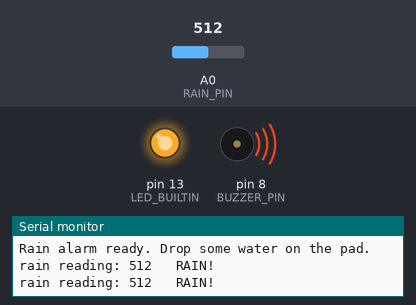
Simulated run of this sketch. Board: Arduino Uno, built with avr-gcc and run on an emulated ATmega328P. Shown: output pins drawn as LEDs (lit = HIGH), buzzer (waves = sounding), the last lines printed to the serial monitor. Inputs (shaded band) come from the test bench; at power-on: A0 (RAIN_PIN) = 512.

Above: at 2.1 s.
2.2 s: A0 (RAIN_PIN) set to 687
5.7 s: A0 (RAIN_PIN) set to 711
At 7.7 s:
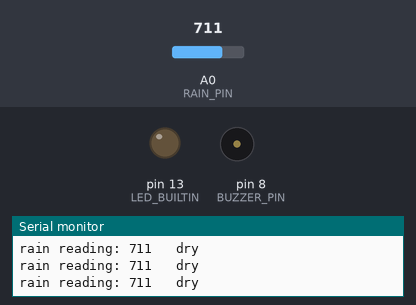
8.2 s: A0 (RAIN_PIN) set to 511
At 9.38 s:
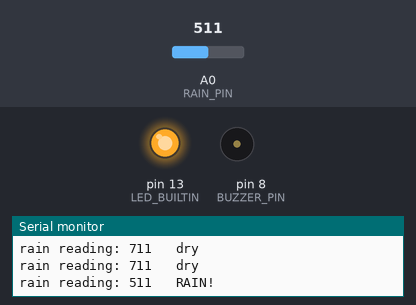
Timing chart, 0 to 17.7 s (numbered marks = the images above; inputs shaded):
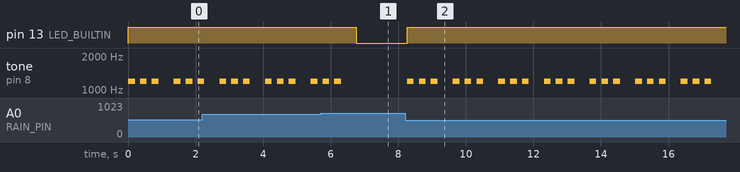

Measured:
- the behaviour switches between 699 and 700 on A0 (RAIN_PIN) (found by bisection; images 0 and 1)
- after the input at 5.7 s, pin 13 (LED_BUILTIN): HIGH → LOW after 1.1 s; tone on pin 8 (BUZZER_PIN): goes on until 6.3 s, then stays silent
- after the input at 8.2 s, pin 13 (LED_BUILTIN): LOW → HIGH after 0.06 s; tone on pin 8 (BUZZER_PIN): silent → 1200 Hz after 0.06 s, then repeats every 1.4 s: 2 × (silent 0.15 s, 1200 Hz 0.20 s), silent 0.45 s, 1200 Hz 0.20 s
- by itself, tone on pin 8 (BUZZER_PIN): repeats every 1.4 s: 2 × (1200 Hz 0.20 s, silent 0.15 s), 1200 Hz 0.20 s, silent 0.45 s

The sketch:

p08_rain_alarm.ino
```cpp
// Project 8: Rain alarm
// Rain module: AO to A0, VCC to 5V, GND to ground. The sensing pad plugs into the module.
// Buzzer on D8. Dry reads a big number (near 1000). Wet drops it.
//
// Upload, open the Serial Monitor, touch the pad with a wet finger and see how low the
// number goes. Put WET_BELOW somewhere in between.

const int RAIN_PIN = A0;
const int BUZZER_PIN = 8;
const int WET_BELOW = 700;
const bool ACTIVE_BUZZER = false;

void alarm() {
  for (int i = 0; i < 3; i++) {
    if (ACTIVE_BUZZER) digitalWrite(BUZZER_PIN, HIGH);
    else tone(BUZZER_PIN, 1200);
    delay(200);
    if (ACTIVE_BUZZER) digitalWrite(BUZZER_PIN, LOW);
    else noTone(BUZZER_PIN);
    delay(150);
  }
}

void setup() {
  pinMode(BUZZER_PIN, OUTPUT);
  pinMode(LED_BUILTIN, OUTPUT);
  Serial.begin(9600);
  Serial.println("Rain alarm ready. Drop some water on the pad.");
}

void loop() {
  int value = analogRead(RAIN_PIN);
  bool wet = value < WET_BELOW;

  Serial.print("rain reading: ");
  Serial.print(value);
  Serial.println(wet ? "   RAIN!" : "   dry");

  digitalWrite(LED_BUILTIN, wet ? HIGH : LOW);
  if (wet) alarm();
  delay(300);
}
```
